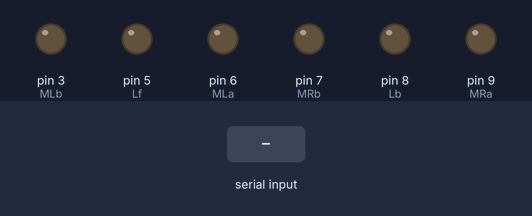
Bench run of a sketch on a simulated Arduino Uno, built with avr-gcc and run on an emulated ATmega328P. Shown: output pins drawn as LEDs (lit = HIGH). The test bench sets the inputs (shaded band).

Above: at 1.2 s.
1.3 s: "A" received over the second serial link
At 2.1 s:
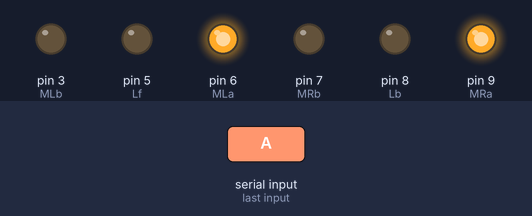
2.8 s: "B" received over the second serial link
At 3.2 s:
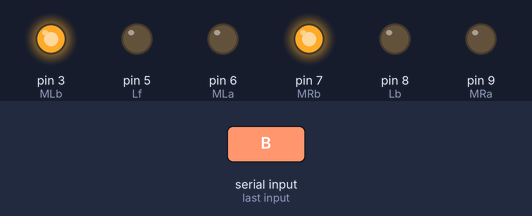
4.3 s: "C" received over the second serial link
At 5.5 s:
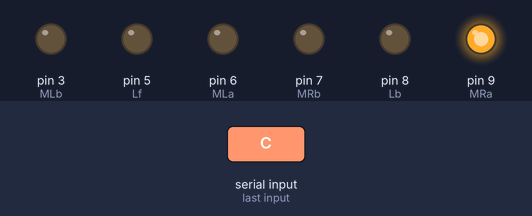
5.8 s: "D" received over the second serial link
At 6.7 s:
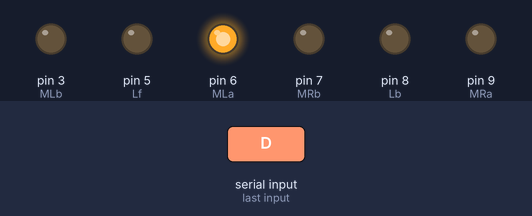
7.3 s: "F" received over the second serial link
At 7.9 s:
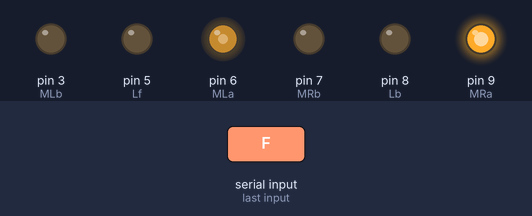
8.8 s: "G" received over the second serial link
At 10.2 s:
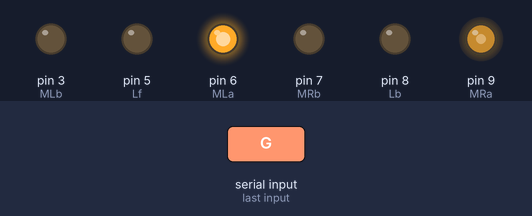
Timing chart, 0 to 11.3 s (numbered marks = the images above; inputs shaded):
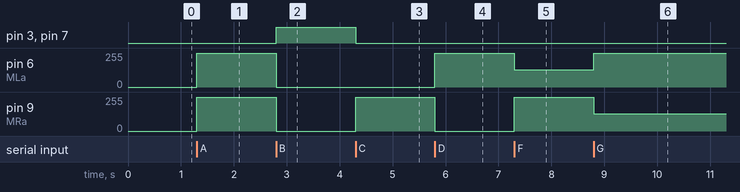

Measured:
- after the input at 1.3 s, pin 6 (MLa), pin 9 (MRa): 0/255 → 255/255 at once
- after the input at 2.8 s, pin 3 (MLb), pin 7 (MRb): LOW → HIGH at once; pin 6 (MLa), pin 9 (MRa): 255/255 → 0/255 at once
- after the input at 4.3 s, pin 3 (MLb), pin 7 (MRb): HIGH → LOW at once; pin 9 (MRa): 0/255 → 255/255 at once
- after the input at 5.8 s, pin 6 (MLa): 0/255 → 255/255 at once; pin 9 (MRa): 255/255 → 0/255 at once
- after the input at 7.3 s, pin 6 (MLa): 255/255 → 128/255 at once; pin 9 (MRa): 0/255 → 255/255 at once
- after the input at 8.8 s, pin 6 (MLa): 128/255 → 255/255 at once; pin 9 (MRa): 255/255 → 128/255 at once

The sketch:

Rover_tank.ino
```cpp
//191-35-2774
#include <SoftwareSerial.h>// for bluetooth at any digital pin
SoftwareSerial bluetooth (10, 12);//RX, TX

const int MLa=6;//initiating left motor to pwm pin 6
const int MLb=3;//initiating left motor to pwm pin 3
const int MRa=9;//initiating right motor to pwm pin 9
const int MRb=7;//initiating right motor to pin 7

const int Lf = 5;//initiating front light to pin 5
const int Lb = 8;//initiating back light to pin 8

char data='S';// initiating a value for "STOP" (from app setting)

void forward(){
digitalWrite(MLa, HIGH);
digitalWrite(MLb, LOW);
digitalWrite(MRa, HIGH);
digitalWrite(MRb, LOW);
}
void backward(){
digitalWrite(MLa, LOW);
digitalWrite(MLb, HIGH);
digitalWrite(MRa, LOW);
digitalWrite(MRb, HIGH);
}
void carstop(){
digitalWrite(MLa, LOW);
digitalWrite(MLb, LOW);
digitalWrite(MRa, LOW);
digitalWrite(MRb, LOW);
}
void left(){
digitalWrite(MLa, LOW);
digitalWrite(MLb, LOW);
digitalWrite(MRa, HIGH);
digitalWrite(MRb, LOW);
}
void right(){
digitalWrite(MLa, HIGH);
digitalWrite(MLb, LOW);
digitalWrite(MRa, LOW);
digitalWrite(MRb, LOW);
}
void forwardLeft(){
analogWrite(MLa, 128);//using pwm decreasing rpm 50%
digitalWrite(MLb, LOW);
digitalWrite(MRa, HIGH);
digitalWrite(MRb, LOW);
}
void forwardRight(){
digitalWrite(MLa, HIGH);
digitalWrite(MLb, LOW);
analogWrite(MRa, 128);//using pwm decreasing rpm 50%
digitalWrite(MRb, LOW);
}
void backwardLeft(){
digitalWrite(MLa, LOW);
analogWrite(MLb, 128);//using pwm decreasing rpm 50%
digitalWrite(MRa, LOW);
digitalWrite(MRb, HIGH);
}
void backwardRight(){
digitalWrite(MLa, LOW);
digitalWrite(MLb, HIGH);
digitalWrite(MRa, LOW);
analogWrite(MRb, HIGH);
}
void frontLight(){
digitalWrite(Lf, HIGH);
digitalWrite(Lb, LOW);
}
void bottomLight(){
digitalWrite(Lf, LOW);
digitalWrite(Lb, HIGH);
}
void setup() {
bluetooth.begin(9600);// starting bluetooth communication
pinMode(MLa, OUTPUT); //setup all pin mode here
pinMode(MLb, OUTPUT);
pinMode(MRa, OUTPUT);
pinMode(MRb, OUTPUT);
pinMode(Lf, OUTPUT);
pinMode(Lb, OUTPUT);

digitalWrite(Lf, LOW); //led front default turn off
digitalWrite(Lb, LOW);//led back default turn off

carstop(); //car stop default

}
void loop() {
if(bluetooth.available()) // checking if there any command available
{
  data=bluetooth.read();//reading the data sent over bluetooth module
if (data == 'A')
{
  forward();//calling forward function
}
else if(data == 'B')
{
  backward(); //calling backward function
}
else if(data == 'C')
{
  left(); //calling left function
}
else if(data == 'D')
{
  right(); //calling right function
}
else if(data == 'E')
{
  carstop(); //calling stop function
}
else if(data == 'F')
{
  forwardLeft(); //calling forward left function
}
else if(data == 'G')
{
  forwardRight(); //calling forwardright function
}
else if(data == 'H')
{
  backwardLeft(); //calling backward left function
}
else if(data == 'I')
{
  backwardRight(); //calling backwardright function
}
else if(data == 'J')
{
  frontLight(); //calling front light on function
}
else if(data == 'K')
{
  bottomLight(); //calling backlighton function
}
else
{
  carstop();// calling function for stop
}
}
}
```
